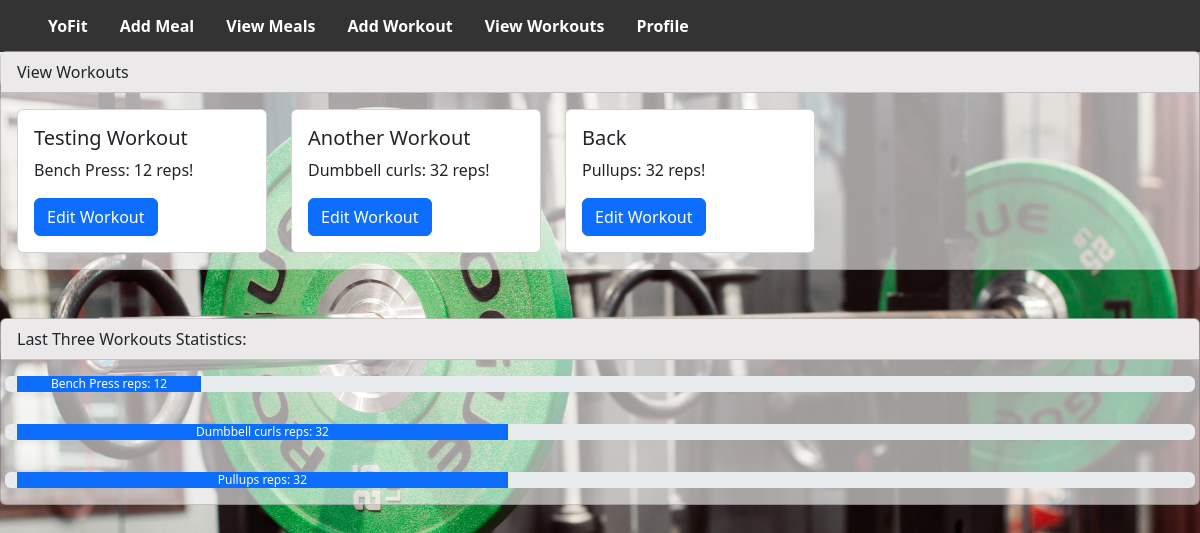
Screenshot of /viewWorkouts (signed in) with the database file from the repository.
### app/models.py (models this page shows)
class Workout(db.Model):
 id = db.Column(db.Integer, primary_key = True)
 name = db.Column(db.String(32))
 exercise = db.Column(db.String(32))
 repititions = db.Column(db.Integer)
 time_to_do = db.Column(db.Date, default = date.today())
 time_workout = db.Column(db.Time, default = datetime.now())
 creator_id = db.Column(db.Integer, db.ForeignKey(User.id))

### app/routes.py (the view)
@appObj.route('/viewWorkouts')
@login_required
def view_workouts():
 user = current_user
 all_workouts = Workout.query.filter_by(creator_id = user.id).all()
 current = 0;
 wo1 = "";
 wo2 = "";
 wo3 = "";
 rep1 = 0;
 rep2 = 0;
 rep3 = 0;
 per1 = 0;
 per2 = 0;
 per3 = 0;
 total = 0;
 for workout in all_workouts:
  if(current < 3):
    if(current == 0):
      wo1 = workout.exercise
      rep1 = workout.repititions
      total = total + rep1
    elif(current == 1):
      wo2 = workout.exercise
      rep2 = workout.repititions
      total = total + rep2
    elif(current == 2):
      wo3 = workout.exercise
      rep3 = workout.repititions
      total = total + rep3
    current = current + 1;
  else:
    break
  total = rep1 + rep2 + rep3
  per1 = (((rep1 / total)) * 100)
  per2 = ((rep2 / total) * 100)
  per3 = ((rep3 / total) * 100)
 return render_template('view_workouts.html', all_workouts = all_workouts, wo1= wo1, wo2 = wo2, wo3 = wo3, rep1 = rep1, rep2 = rep2, rep3 = rep3, per1 = per1, per2 = per2, per3 = per3)

### app/models.py (called while the page is built)
@login.user_loader
def load_user(id):
 return User.query.get(int(id))

### app/templates/view_workouts.html (shortened to what this page needs)
<!DOCTYPE html>
<html lang="en" >
<head>
    <link rel="stylesheet" href="{{ url_for('static', filename='css/viewworkout.css') }}">
    <link href="https://cdn.jsdelivr.net/npm/bootstrap@5.2.3/dist/css/bootstrap.min.css" rel="stylesheet">
</head>
<header>
    <ul>
        <li><a class="active" href="/home">YoFit</a></li>
        <li><a class="active" href="/createMeal">Add Meal</a></li>
        <li><a class="active" href="/viewMeals">View Meals</a></li>
        <li><a class="active" href="/createWorkout">Add Workout</a></li>
        <li><a class="active" href="/viewWorkouts">View Workouts</a></li>
        <li><a class="active" href="/profile">Profile</a></li>
      </ul>
</header>
<body>
  <div class="card" style = "width: 100%; background:rgba(255, 255, 255, 0.6); margin-top: -17px;">
    <div class="card-header" style = "background:rgb(235, 233, 233);">
      View Workouts
    </div>
    <div class="card-body" style = "background:rgba(0,0,0,0);">
        <div class="row" style = "background:rgba(0,0,0,0);">
            {% for workout in all_workouts %}
            <div class="col-sm-6" style = "background:rgba(0,0,0,0); width: fit-content;">
              <div class="card" style ="min-width: 250px;">
                <div class="card-body">
                  <h5 class="card-title">{{workout.name}}</h5>
                  <p class = "card-text"> {{workout.exercise}}: {{workout.repititions}} reps!</p>
                  <a href="/editWorkout/{{workout.id}}" class="btn btn-primary">Edit Workout</a>
                </div>
              </div>
            </div>
            {% endfor %}
          </div>
    </div>
  </div>
  <br>
  <br>
  <div class="card" style = "width: 100%; background:rgba(255, 255, 255, 0.6);">
    <div class="card-header" style = "background:rgb(235, 233, 233);">
      Last Three Workouts Statistics:
    </div>
    <div class="card-body" style = "background:rgba(0,0,0,0);">
        <div class="row" style = "background:rgba(0,0,0,0);">
          <div class="progress">
            <div class="progress-bar" role="progressbar" aria-label="Example with label" style="width: {{per1}}%;" aria-valuenow="25" aria-valuemin="0" aria-valuemax="100">{{wo1}} reps: {{rep1}}</div>
          </div>
          <br>
          <br>
          <div class="progress">
            <div class="progress-bar" role="progressbar" aria-label="Example with label" style="width: {{per2}}%;" aria-valuenow="25" aria-valuemin="0" aria-valuemax="100">{{wo2}} reps: {{rep2}}</div>
          </div>
          <br>
          <br>
          <div class="progress">
            <div class="progress-bar" role="progressbar" aria-label="Example with label" style="width: {{per3}}%;" aria-valuenow="25" aria-valuemin="0" aria-valuemax="100">{{wo3}} reps: {{rep3}}</div>
          </div>
    </div>
  </div>
</body>
</html>

### app/static/css/viewworkout.css (style rules this page uses)
body { background-image:url("/static/css/images/barbell.jpeg"); background-size: 100%; }
.card { width: 100px; height: 500px; }
ul { width: 100%; list-style-type: none; margin: 0; padding: 0; overflow: hidden; background-color: #333; margin-bottom: 0; }
li { float: left; font-weight: 800; }
li a { display: block; color: white; text-align: center; padding: 14px 16px; text-decoration: none; }

### rows the page displays
Workout: name "Testing Workout", exercise "Bench Press", repititions "12"
Workout: name "Another Workout", exercise "Dumbbell curls", repititions "32"
Workout: name "Back", exercise "Pullups", repititions "32"

### other values shown
{{ rep1 }} "12"
{{ rep2 }} "32"
{{ rep3 }} "32"
